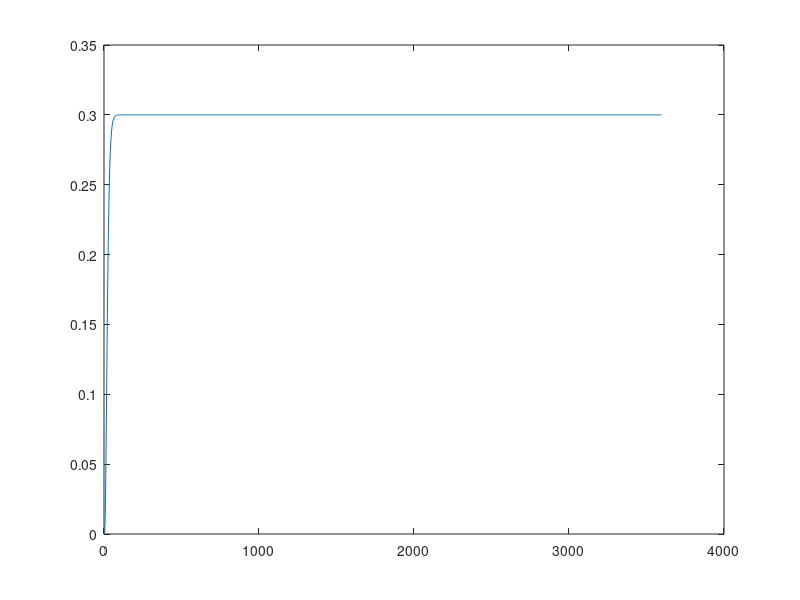

Write the MATLAB code that produced this figure.
clear all, clc,


Theta = 1;
Dt = 4; %[s] grid time
Dx = 8; %[m] grid distance
d = 0.6; %[m] Diameter.
dd= d;
g = 9.81; %[m/s^2]
% Friction part 
Ie = 0.00214;% [.] Resistance Ie = f * v^2/(2*g)*1/R
h=0.3; % arbejds punkt
Qf = 72*(d/4)^0.635*pi*(d/2)^2*Ie^0.5;% Hennings fyldsning flow

%%% 
a = ((1/(2*Dt))*(2*abs(sqrt(-h^2+(h*d)))))-(Theta/(Dx)*(((1/2)*pi/d*sin(pi*h/d)-0.04*2*pi/d*sin(2*pi*h/d))*Qf));
b = ((1/(2*Dt))*(2*abs(sqrt(-h^2+(h*d)))))+(Theta/(Dx)*(((1/2)*pi/d*sin(pi*h/d)-0.04*2*pi/d*sin(2*pi*h/d))*Qf));
c = ((1/(2*Dt))*(2*abs(sqrt(-h^2+(h*d)))))+((1-Theta)/(Dx)*(((1/2)*pi/d*sin(pi*h/d)-0.04*2*pi/d*sin(2*pi*h/d))*Qf));
d = ((1/(2*Dt))*(2*abs(sqrt(-h^2+(h*d)))))-((1-Theta)/(Dx)*(((1/2)*pi/d*sin(pi*h/d)-0.04*2*pi/d*sin(2*pi*h/d))*Qf));

F = [ a b 0 0 0 0 0 0 0 0; 
      0 a b 0 0 0 0 0 0 0;
      0 0 a b 0 0 0 0 0 0;
      0 0 0 a b 0 0 0 0 0;
      0 0 0 0 a b 0 0 0 0;
      0 0 0 0 0 a b 0 0 0;
      0 0 0 0 0 0 a b 0 0;
      0 0 0 0 0 0 0 a b 0;
      0 0 0 0 0 0 0 0 a b;
      0 0 0 0 0 0 0 0 0 a];
Finv = inv(F);
 
A = [ d 0 0 0 0 0 0 0 0 0;
      c d 0 0 0 0 0 0 0 0;
      0 c d 0 0 0 0 0 0 0;
      0 0 c d 0 0 0 0 0 0;
      0 0 0 c d 0 0 0 0 0;
      0 0 0 0 c d 0 0 0 0;
      0 0 0 0 0 c d 0 0 0;
      0 0 0 0 0 0 c d 0 0;
      0 0 0 0 0 0 0 c d 0;
      0 0 0 0 0 0 0 0 c d];
A = Finv*A;
B = Finv*[c 0 0 0 0 0 0 0 0 0]';
C = [0 0 0 0 0 0 0 0 0 1];
D = 0;

Sys = ss(A,B,C,D)

t = 1:Dt:3600;
%X0(1:10) =0.3;
d1= sin(-0.01:1.1112e-04:0.01);
u(1:length(t))= 0.3;
[Y t1 x1]=lsim(Sys,u,t);
figure(2)
plot(t,Y)
end_height = x1(end,end)
Q_out = (0.46 - 0.5 *cos(pi*(x1(end,end)/dd))+0.04*cos(2*pi*(x1(end,end)/dd)))*Qf
